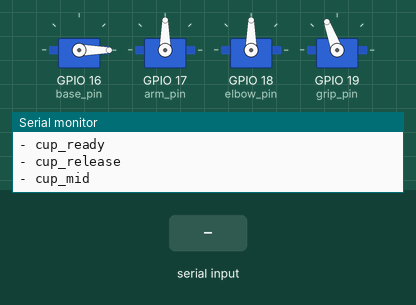
Simulated run of this sketch. Board: ESP32. On the bench: 4 × servo, the last lines printed to the serial monitor. Inputs (shaded band) come from the test bench.

Above: at 1.5 s.
1.6 s: "B90\n" received over Serial
At 2.1 s:
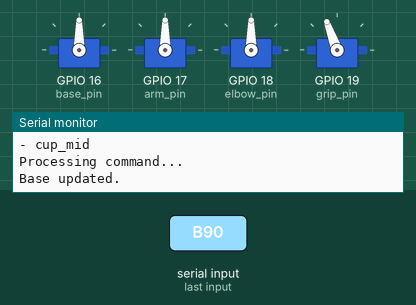
3.2 s: "G90\n" received over Serial
At 4.5 s:
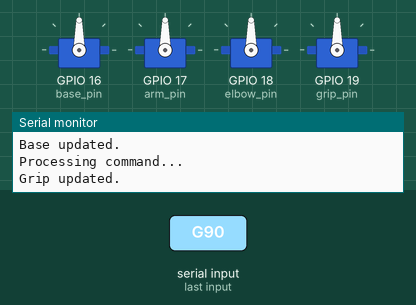
Timing chart, 0 to 6.2 s (numbered marks = the images above; inputs shaded):
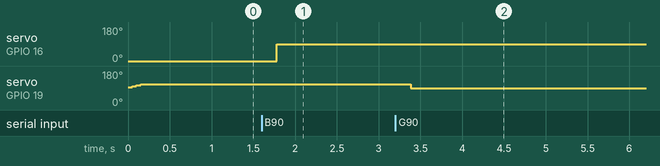

Measured:
- after the input at 1.6 s, servo on GPIO 16 (base_pin): 0° → 90° after 0.18 s
- after the input at 3.2 s, servo on GPIO 19 (grip_pin): 110° → 90° after 0.18 s

The sketch:

Arm_Control.ino
```cpp
#include <ESP32Servo.h>

// === Servo Setup ===
Servo base, arm, elbow, grip;
int base_pin = 16, arm_pin = 17, elbow_pin = 18, grip_pin = 19;

// === Angle Tracking ===
int base_angle = 0, arm_angle = 90, elbow_angle = 90, grip_angle = 90;

// === Pose Structure ===
struct Pose {
  int base;
  int arm;
  int elbow;
  int grip;
};

// === Poses ===
Pose start_pose = {0, 90, 90, 110};
Pose wheel_ready = {0, 110, 10, 110};
Pose wheel_grip = {0, 110, 10, 50};
Pose cup_mid = {0, 90, 90, 50};
Pose cup_ready = {0, 80, 155, 50};
Pose cup_release = {0, 80, 155, 110};

// Named poses (expandable)
struct NamedPose {
  const char* name;
  Pose pose;
};

NamedPose poses[] = {
  {"start_pose", start_pose},
  {"wheel_ready", wheel_ready},
  {"wheel_grip", wheel_grip},
  {"cup_ready", cup_ready},
  {"cup_release", cup_release},
  {"cup_mid", cup_mid}
};

const int NUM_POSES = sizeof(poses) / sizeof(poses[0]);

// === Sequences ===
void runRangeCalib();  // forward declare
void runGrabGarnish();

struct Sequence {
  const char* name;
  void (*func)();
};

Sequence sequences[] = {
  {"range_calib", runRangeCalib},
  {"grab_garnish", runGrabGarnish}
};

const int NUM_SEQUENCES = sizeof(sequences) / sizeof(sequences[0]);

// === Setup ===
void setup() {
  Serial.begin(9600);

  base.attach(base_pin);
  arm.attach(arm_pin);
  elbow.attach(elbow_pin);
  grip.attach(grip_pin);

  moveToPose(start_pose);

  Serial.println("Enter manual commands (e.g., B90 A120), or use a pose/sequence name:");
  Serial.println("Available Sequences:");
  for (int i = 0; i < NUM_SEQUENCES; i++) {
    Serial.println("- " + String(sequences[i].name));
  }

  Serial.println("Available Poses:");
  for (int i = 0; i < NUM_POSES; i++) {
    Serial.println("- " + String(poses[i].name));
  }
}

// === Main Loop ===
void loop() {
  if (Serial.available() > 0) {
    String input = Serial.readStringUntil('\n');
    input.trim();
    Serial.println("Processing command...");

    bool handled = false;

    // Match sequence
    for (int i = 0; i < NUM_SEQUENCES; i++) {
      if (input.equalsIgnoreCase(sequences[i].name)) {
        sequences[i].func();
        handled = true;
        break;
      }
    }

    // Match pose
    if (!handled) {
      for (int i = 0; i < NUM_POSES; i++) {
        if (input.equalsIgnoreCase(poses[i].name)) {
          moveToPose(poses[i].pose);
          handled = true;
          break;
        }
      }
    }

    // Manual input
    if (!handled) {
      processManualCommands(input);
    }
  }

  delay(200);
}

// === Move to Pose ===
void moveToPose(Pose targetPose) {
  Serial.println("Moving to pose...");
  int stepSize = 5;
  bool reached = false;

  while (!reached) {
    reached = true;

    // Base
    if (abs(base_angle - targetPose.base) > stepSize) {
      base_angle += (base_angle < targetPose.base) ? stepSize : -stepSize;
      reached = false;
    } else {
      base_angle = targetPose.base;
    }

    // Arm
    if (abs(arm_angle - targetPose.arm) > stepSize) {
      arm_angle += (arm_angle < targetPose.arm) ? stepSize : -stepSize;
      reached = false;
    } else {
      arm_angle = targetPose.arm;
    }

    // Elbow
    if (abs(elbow_angle - targetPose.elbow) > stepSize) {
      elbow_angle += (elbow_angle < targetPose.elbow) ? stepSize : -stepSize;
      reached = false;
    } else {
      elbow_angle = targetPose.elbow;
    }

    // Grip
    if (abs(grip_angle - targetPose.grip) > stepSize) {
      grip_angle += (grip_angle < targetPose.grip) ? stepSize : -stepSize;
      reached = false;
    } else {
      grip_angle = targetPose.grip;
    }

    base.write(base_angle);
    arm.write(arm_angle);
    elbow.write(elbow_angle);
    grip.write(grip_angle);

    delay(50);
  }

  Serial.println("Pose reached.");
}


// === Manual Input Handler (e.g., "B90 A120") ===
void processManualCommands(String input) {
  int lastIndex = 0;
  while (lastIndex < input.length()) {
    int spaceIndex = input.indexOf(' ', lastIndex);
    if (spaceIndex == -1) spaceIndex = input.length();

    String command = input.substring(lastIndex, spaceIndex);
    command.trim();

    if (command.length() >= 2) {
      char servoID = command.charAt(0);
      int newAngle = command.substring(1).toInt();

      if (newAngle >= 0 && newAngle <= 180) {
        switch (servoID) {
          case 'B': base.write(newAngle); base_angle = newAngle; Serial.println("Base updated."); break;
          case 'A': arm.write(newAngle); arm_angle = newAngle; Serial.println("Arm updated."); break;
          case 'E': elbow.write(newAngle); elbow_angle = newAngle; Serial.println("Elbow updated."); break;
          case 'G': grip.write(newAngle); grip_angle = newAngle; Serial.println("Grip updated."); break;
          default: Serial.println("Invalid servo ID: " + command); break;
        }
      } else {
        Serial.println("Invalid angle: " + command);
      }
    }

    lastIndex = spaceIndex + 1;
  }
}

// === Sweep Helper (Used in Calibration) ===
void sweepServo(Servo& servo, int& angle, const char* label, int min_angle = 0, int max_angle = 180) {
  Serial.println(String("Sweeping ") + label);
  for (int i = min_angle; i <= max_angle; i += 5) {
    servo.write(i);
    delay(50);
  }
  for (int i = max_angle; i >= min_angle; i -= 5) {
    servo.write(i);
    delay(50);
  }
}

// === Sequence: Range Calibration ===
void runRangeCalib() {
  Serial.println("Running range calibration sequence...");
  sweepServo(base, base_angle, "Base"); delay(500); moveToPose(start_pose); delay(500);
  sweepServo(arm, arm_angle, "Arm"); delay(500); moveToPose(start_pose); delay(500);
  sweepServo(elbow, elbow_angle, "Elbow"); delay(500); moveToPose(start_pose); delay(500);
  sweepServo(grip, grip_angle, "Grip", 70, 150); delay(500); moveToPose(start_pose); delay(500);
  hardReturn();
  Serial.println("Calibration complete!");
}

void runGrabGarnish() {
  Serial.println("Grabbing test Garnish");
  moveToPose(wheel_ready); delay(300);
  grip_angle = 50;
  grip.write(grip_angle); delay(500);
  moveToPose(cup_mid); delay(500);
  moveToPose(cup_ready); delay(500);
  moveToPose(cup_release); delay(500);
  moveToPose(start_pose); delay(100);
  hardReturn();
  Serial.println("Garnish added!");
}

void hardReturn() {
  base_angle = 0;
  base.write(base_angle);
  arm_angle = 90;
  arm.write(arm_angle);
  elbow_angle = 90;
  elbow.write(elbow_angle);
  grip_angle = 110;
  grip.write(grip_angle);
}
```
